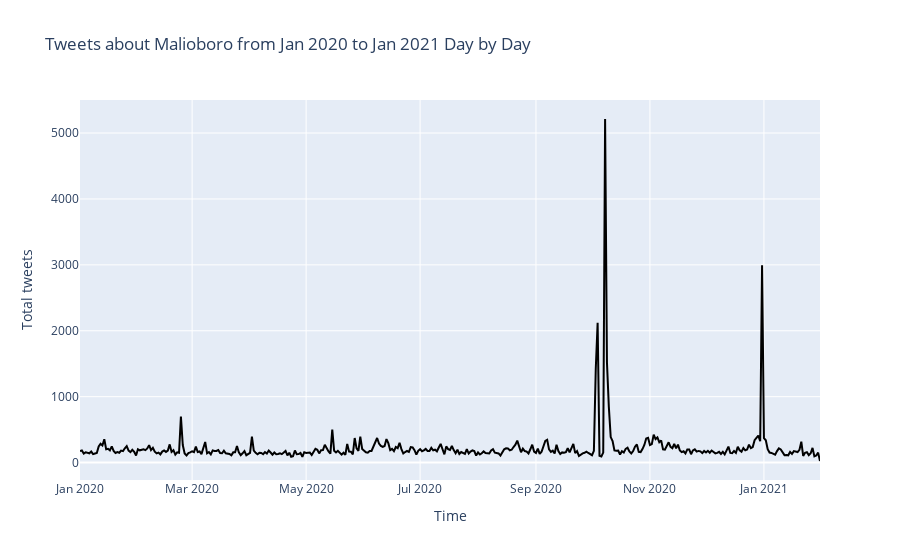

The notebook cell saved with this chart:
### Code cell
fig = go.Figure(data=go.Scatter(x=df_date['date'].astype(dtype=str), 
                                y=df_date['counts'],
                                marker_color='black', text="counts"))

fig.update_layout({"title": 'Tweets about Malioboro from Jan 2020 to Jan 2021 Day by Day',
                   "xaxis": {"title":"Time"},
                   "yaxis": {"title":"Total tweets"},
                   "showlegend": False})

fig.show()
fig.write_image("timeline-by-day.png",format="png", width=1000, height=600, scale=2)

### Figure 1 — Plotly figure (JSON) as saved in the notebook; plotly's stock layout.template omitted (floating-point values rounded to 4 significant figures; data arrays with more than 128 entries replaced by an {"elided": "..."} marker saying what was removed)
{"data": [{"marker": {"color": "black"}, "text": "counts", "type": "scatter", "x": {"elided": "397 str values"}, "y": {"elided": "397 int values"}}], "layout": {"showlegend": false, "title": {"text": "Tweets about Malioboro from Jan 2020 to Jan 2021 Day by Day"}, "xaxis": {"title": {"text": "Time"}}, "yaxis": {"title": {"text": "Total tweets"}}}}
